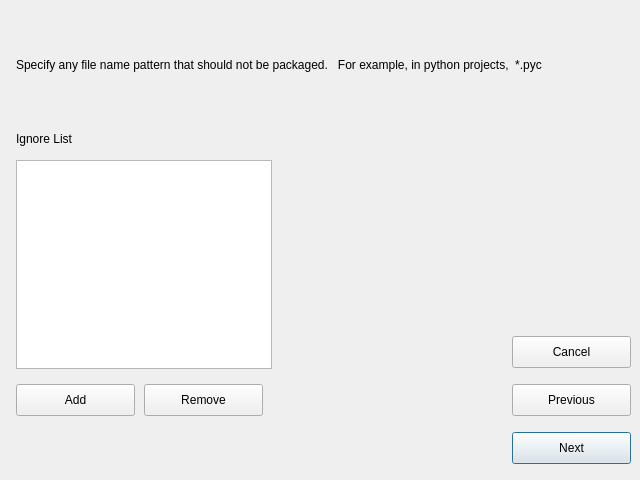
<?xml version="1.0" encoding="UTF-8"?>
<ui version="4.0">
 <class>Dialog</class>
 <widget class="QDialog" name="Dialog">
  <property name="geometry">
   <rect>
    <x>0</x>
    <y>0</y>
    <width>640</width>
    <height>480</height>
   </rect>
  </property>
  <property name="windowTitle">
   <string>Ignore Patterns</string>
  </property>
  <widget class="QPushButton" name="removeButton">
   <property name="geometry">
    <rect>
     <x>144</x>
     <y>384</y>
     <width>119</width>
     <height>32</height>
    </rect>
   </property>
   <property name="text">
    <string>Remove</string>
   </property>
   <property name="autoDefault">
    <bool>false</bool>
   </property>
  </widget>
  <widget class="QLabel" name="label_4">
   <property name="geometry">
    <rect>
     <x>16</x>
     <y>128</y>
     <width>113</width>
     <height>22</height>
    </rect>
   </property>
   <property name="text">
    <string>Ignore List</string>
   </property>
  </widget>
  <widget class="QPushButton" name="addButton">
   <property name="geometry">
    <rect>
     <x>16</x>
     <y>384</y>
     <width>119</width>
     <height>32</height>
    </rect>
   </property>
   <property name="text">
    <string>Add</string>
   </property>
   <property name="autoDefault">
    <bool>false</bool>
   </property>
  </widget>
  <widget class="QListWidget" name="ignoreList">
   <property name="geometry">
    <rect>
     <x>16</x>
     <y>160</y>
     <width>256</width>
     <height>209</height>
    </rect>
   </property>
  </widget>
  <widget class="QLabel" name="label_3">
   <property name="geometry">
    <rect>
     <x>16</x>
     <y>16</y>
     <width>609</width>
     <height>97</height>
    </rect>
   </property>
   <property name="text">
    <string>Specify any file name pattern that should not be packaged.   For example, in python projects,  *.pyc</string>
   </property>
   <property name="wordWrap">
    <bool>true</bool>
   </property>
  </widget>
  <widget class="QPushButton" name="nextButton">
   <property name="geometry">
    <rect>
     <x>512</x>
     <y>432</y>
     <width>119</width>
     <height>32</height>
    </rect>
   </property>
   <property name="text">
    <string>Next</string>
   </property>
  </widget>
  <widget class="QPushButton" name="prevButton">
   <property name="geometry">
    <rect>
     <x>512</x>
     <y>384</y>
     <width>119</width>
     <height>32</height>
    </rect>
   </property>
   <property name="text">
    <string>Previous</string>
   </property>
   <property name="autoDefault">
    <bool>false</bool>
   </property>
  </widget>
  <widget class="QPushButton" name="cancelButton">
   <property name="geometry">
    <rect>
     <x>512</x>
     <y>336</y>
     <width>119</width>
     <height>32</height>
    </rect>
   </property>
   <property name="text">
    <string>Cancel</string>
   </property>
   <property name="autoDefault">
    <bool>false</bool>
   </property>
  </widget>
 </widget>
 <resources/>
 <connections/>
</ui>
